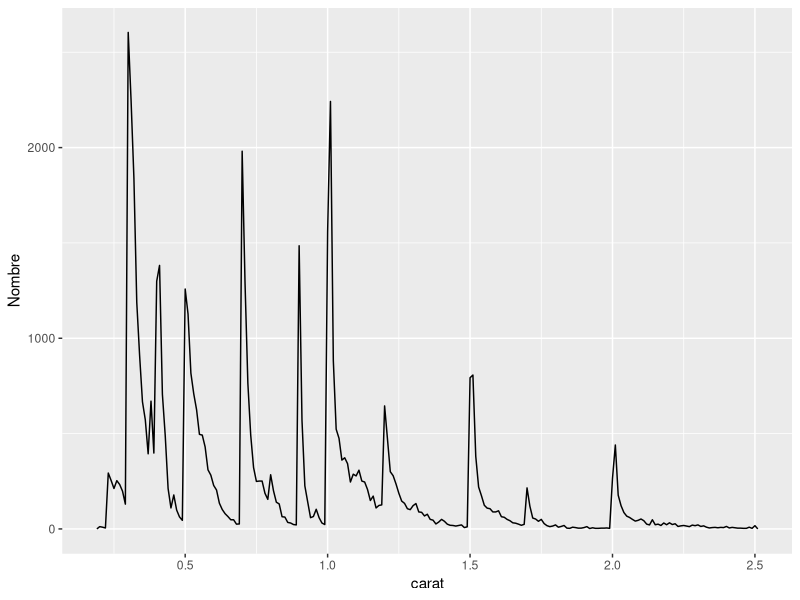

R code for this plot:
## ---- chunk 1
#| include: false

library(ggplot2)
library(dplyr)
smaller <- diamonds |> 
  filter(carat <= 2.5)
## ---- chunk 2
#| echo: false
smaller |> 
  ggplot(aes(carat)) + 
  geom_freqpoly(binwidth = 0.01) +
  ylab("Nombre")
